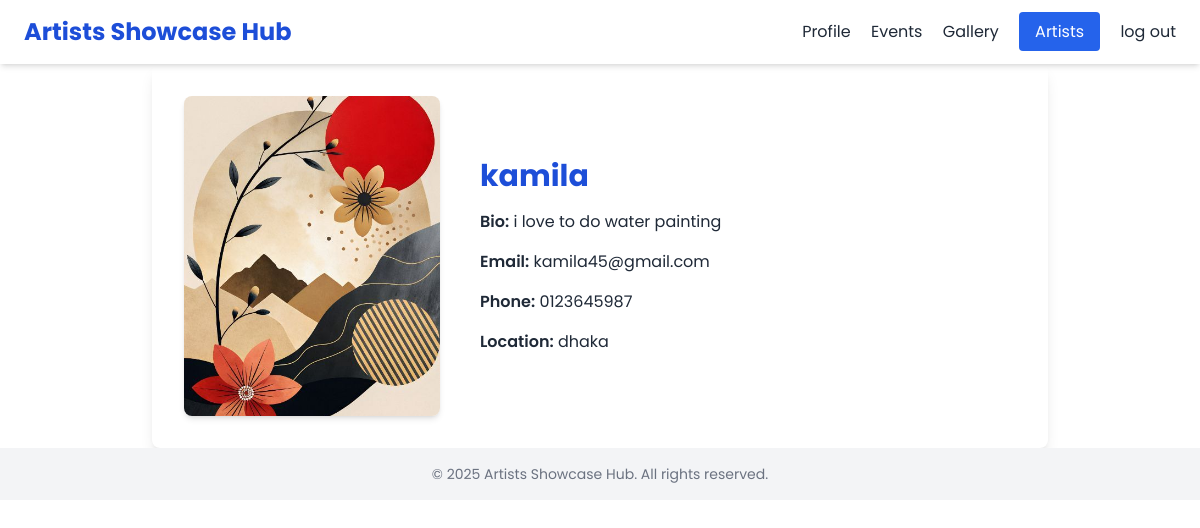
Page /artist/1/ on the earlier database version.
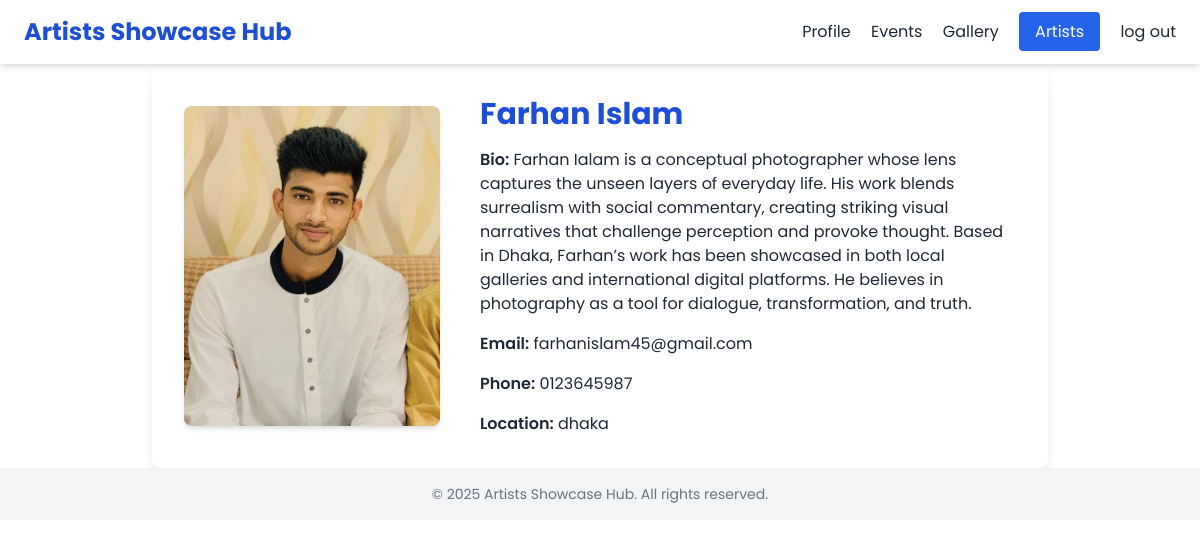
Same page on the later database version.
### hub/models.py (models this page shows, shortened)
class Artist(models.Model):
    artist_id = models.AutoField(primary_key=True)
    name = models.CharField(max_length=100)
    bio = models.TextField()
    profile_picture = models.ImageField(upload_to='artist_pics/')
    email = models.EmailField()
    phone_number = models.CharField(max_length=20, blank=True, null=True)
    location = models.CharField(max_length=100)
    social_links = models.JSONField(blank=True, null=True)  # Store links as JSON (e.g., Instagram, Twitter)
    created_at = models.DateTimeField(auto_now_add=True)
    updated_at = models.DateTimeField(auto_now=True)

### hub/views.py (the view)
# urls.py: path('artist/<int:artist_id>/', views.artist_profile_details, name='artist_profile_details'),
def artist_profile_details(request, artist_id):
    artist = get_object_or_404(Artist, artist_id=artist_id)
    return render(request, 'artist_profile_details.html', {'artist': artist})

### template/artist_profile_details.html (shortened to what this page needs)
<!DOCTYPE html>
<html lang="en">
<head>
  <script src="https://cdn.tailwindcss.com"></script>
</head>
<body class="bg-white text-gray-800">
  <header class="flex justify-between items-center px-6 py-4 shadow-md sticky top-0 bg-white z-50">
    <h1 class="text-2xl font-bold text-blue-700">Artists Showcase Hub</h1>
    <nav class="space-x-4">
       <a href="{% url 'profile' %}" class="hover:text-blue-600">Profile</a>
      <a href="{% url 'event' %}" class="hover:text-blue-600">Events</a>
      <a href="{% url 'gallery' %}" class="hover:text-blue-600">Gallery</a>
      <a href="{% url 'artist_profile' %}" class="bg-blue-600 text-white px-4 py-2 rounded hover:bg-blue-700">Artists</a>
      <a href="{% url 'logout' %}" class="hover:text-blue-600">log out</a>
    </nav>
  </header>
  <section class="px-7 py-13">
    <div class="max-w-4xl mx-auto bg-white shadow-lg rounded-lg p-8 flex flex-col md:flex-row gap-10 items-center">
      <img src="{{ artist.profile_picture.url }}" alt="{{ artist.name }}" class="w-64 h-80 rounded-lg object-cover shadow-md" />
      <div class="space-y-4">
        <h2 class="text-3xl font-bold text-blue-700">{{ artist.name }}</h2>
        <p><span class="font-semibold">Bio:</span> {{ artist.bio }}</p>
        <p><span class="font-semibold">Email:</span> {{ artist.email }}</p>
        <p><span class="font-semibold">Phone:</span> {{ artist.phone_number }}</p>
        <p><span class="font-semibold">Location:</span> {{ artist.location }}</p>
      </div>
    </div>
  </section>
  <footer class="text-center py-4 bg-gray-100 text-sm text-gray-500">
    &copy; 2025 Artists Showcase Hub. All rights reserved.
  </footer>
</body>
</html>

Differences in the rows shown:
changed Artist "dhaka": profile_picture: a different picture; name "kamila" → "Farhan Islam"; bio "i love to do water painting" → "Farhan Ialam is a conceptual photographer whose lens captures the unseen layers of everyday life. His work blends surrealism with social commentary, creating striking visual narratives that challenge perception and provoke thought. Based in Dhaka, Farhan’s work has been showcased in both local galleries and international digital platforms. He believes in photography as a tool for dialogue, transformation, and truth."; email "kamila45@gmail.com" → "farhanislam45@gmail.com"
